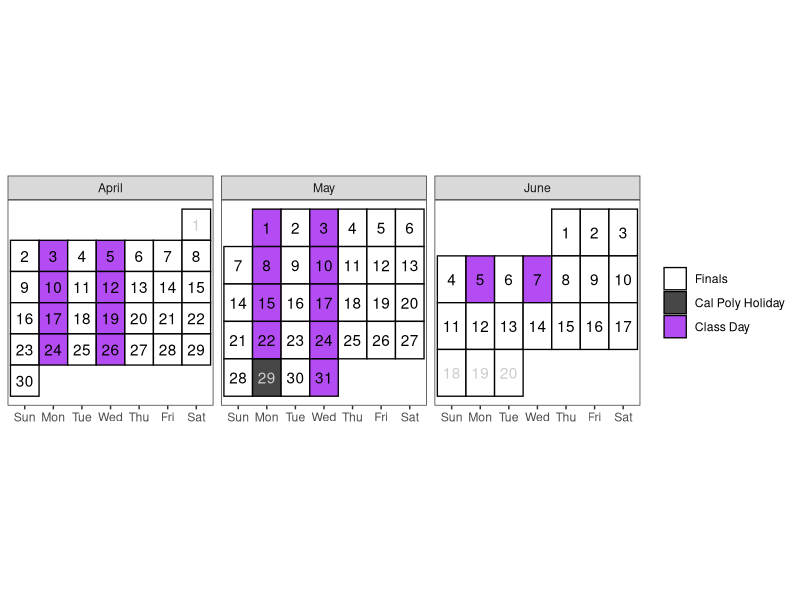
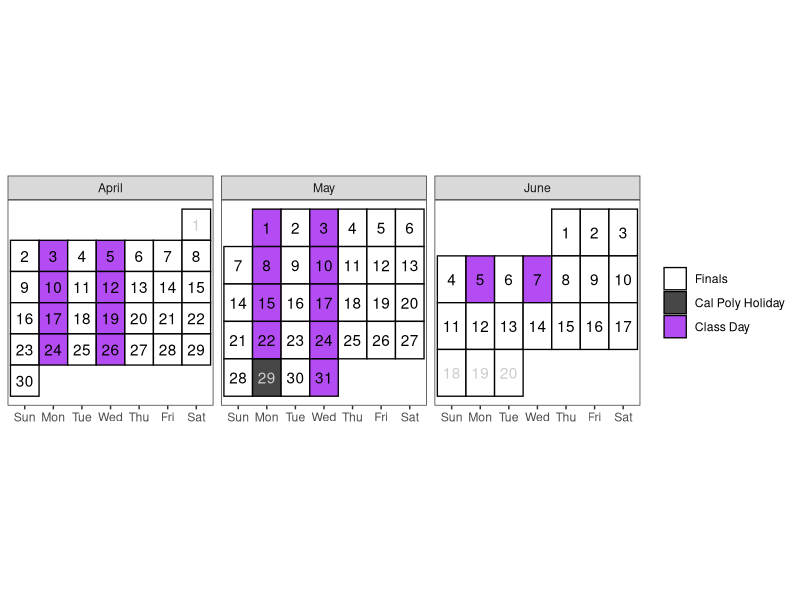

R code for these plots, in order:
## ---- chunk 1
#| include: false
library(tidyverse)
library(lubridate)

# Create a calendar for your syllabus ----
# Source: http://svmiller.com/blog/2020/08/a-ggplot-calendar-for-your-semester/
# 1) what is the first Monday of the semester?
# Any number of ways to identify dates in R, but we'll use {lubridate} and the ymd() function here.
# Format: YYYYMMDD. In this example, 4 January 2022.

# What are the full dates of the semester?
semester_dates <- seq(ymd(20230402), ymd(20230617), by=1)
# Weekday(s) of class
class_wdays <- c("Mon", "Wed")

not_here_dates <- c(
  ymd("20230529")
  # Break
  # seq(ymd(20221017), ymd(20221018), by = 1)
  )

exam_dates <- c()
# project_dates <- c(ymd(20221104), ymd(20221205), ymd(20221209))
finals_week <- seq(ymd(20230611), ymd(20230617), by = 1)

# Custom function for treating the first day of the month as the first week 
# of the month up until the first Sunday 
# (unless Sunday was the start of the month)
wom <- function(date) {
    first <- wday(as.Date(paste(year(date), month(date), 1, sep = "-")))
    return((mday(date) + (first - 2)) %/% 7 + 1)
  }
# Create a data frame of dates, assign to Cal
Cal <- tibble(date = seq(ymd(20230401), ymd(20230620), by=1))  %>%
  mutate(mon = lubridate::month(date, label=T, abbr=F),
         wkdy = weekdays(date, abbreviate=T),
         wkdy = fct_relevel(wkdy, "Sun", "Mon", "Tue", "Wed", "Thu","Fri","Sat"), # make sure Sunday comes first
         semester = date %in% semester_dates, 
         # project = date %in% project_dates,
         exams = date %in% exam_dates, # is it an exam?
         not_here = date %in% not_here_dates, # is it a day off?
         exam_wk = date %in% finals_week,
         day = lubridate::mday(date), 
         week = wom(date))
Cal <- Cal %>%
  mutate(category = case_when(
    # project ~ "Project",
    exams ~ "Exam",
    not_here ~ "Cal Poly Holiday",
    semester & wkdy %in% class_wdays & !not_here & !exam_wk | date == "2023-01-17" ~ "Class Day",
    semester ~ "Finals",
    TRUE ~ "NA"
  )) 
class_cal <- Cal %>% 
  ggplot(.,aes(wkdy, week)) +
  theme_bw() +
  theme(aspect.ratio = 1, 
        panel.grid.major.x = element_blank(),
        legend.position = "right",
        # legend.position = c(1, 0), 
        # legend.justification = c(1,0),
        # legend.direction = "vertical", 
        legend.title = element_blank(),
        axis.title.y = element_blank(), 
        axis.title.x = element_blank(),
        axis.ticks.y = element_blank(), 
        axis.text.y = element_blank()) +
  geom_tile(alpha=0.8, aes(fill=category), color="black", size=.45) +
  facet_wrap(~mon, scales = "free", ncol=3) +
  geom_text(aes(label = day, color = semester & (!not_here))) +
  # put your y-axis down, flip it, and reverse it
  scale_y_reverse(breaks=NULL) +
  # manually fill scale colors to something you like...
  scale_color_manual(values = c("FALSE" = "grey80", "TRUE" = "black"), guide = "none") + 
  scale_fill_manual(values=c("Class Day"="purple", 
                             "Finals"="white",
                             "Cal Poly Holiday" = "grey10",
                             "NA" = "white", # I like these whited out...
                             "Exam"="orange"),
                    #... but also suppress a label for a non-class semester day
                    breaks=c("Finals", "Cal Poly Holiday", "Class Day","Exam"))
class_cal

## ---- chunk 2
#| echo: false
#| eval: true
#| warning: false
#| fig-width: 8
#| fig-height: 3.5
#| fig-pos: 'h'
class_cal
## ---- chunk 3
#| echo: false
#| eval: true
#| fig-pos: 'h'
# class_schedule |> 
# kableExtra::kable(caption = "Tentative schedule of class topics and important due dates", format = "simple")
